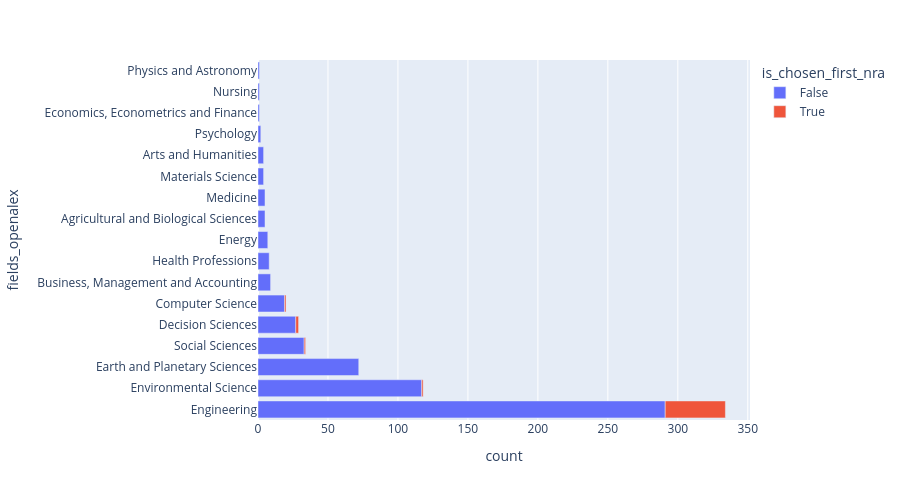

Here is the notebook cell this chart was saved with:
### Markdown cell above
### Fields

### Code cell
plot_histogram(
    df_openalex_filtering_domain,
    "fields_openalex",
    reference_colunm="is_chosen_first_nra",
)

### Figure 1 — Plotly figure (JSON) as saved in the notebook; plotly's stock layout.template omitted (floating-point values rounded to 4 significant figures)
{"data": [{"hovertemplate": "is_chosen_first_nra=False<br>count=%{x}<br>fields_openalex=%{y}<extra></extra>", "legendgroup": "False", "marker": {"color": "#636efa", "pattern": {"shape": ""}}, "name": "False", "orientation": "h", "showlegend": true, "textposition": "auto", "type": "bar", "x": [291, 117, 72, 33, 27, 19, 9, 8, 7, 5, 5, 4, 4, 2, 1, 1, 1], "xaxis": "x", "y": ["Engineering", "Environmental Science", "Earth and Planetary Sciences", "Social Sciences", "Decision Sciences", "Computer Science", "Business, Management and Accounting", "Health Professions", "Energy", "Agricultural and Biological Sciences", "Medicine", "Materials Science", "Arts and Humanities", "Psychology", "Economics, Econometrics and Finance", "Nursing", "Physics and Astronomy"], "yaxis": "y"}, {"hovertemplate": "is_chosen_first_nra=True<br>count=%{x}<br>fields_openalex=%{y}<extra></extra>", "legendgroup": "True", "marker": {"color": "#EF553B", "pattern": {"shape": ""}}, "name": "True", "orientation": "h", "showlegend": true, "textposition": "auto", "type": "bar", "x": [43, 2, 1, 1, 1], "xaxis": "x", "y": ["Engineering", "Decision Sciences", "Computer Science", "Environmental Science", "Social Sciences"], "yaxis": "y"}], "layout": {"barmode": "relative", "height": 500, "legend": {"title": {"text": "is_chosen_first_nra"}, "tracegroupgap": 0}, "margin": {"t": 60}, "xaxis": {"anchor": "y", "domain": [0, 1], "title": {"text": "count"}}, "yaxis": {"anchor": "x", "domain": [0, 1], "title": {"text": "fields_openalex"}}}}
